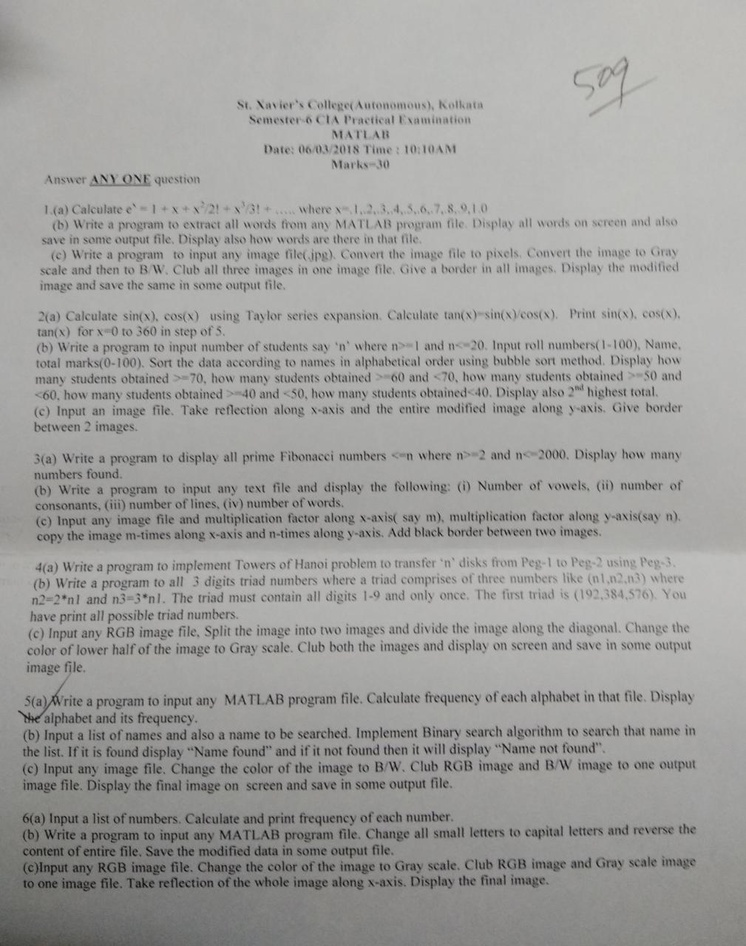
%> input picture 6th_sem/souptik_codes/matlabprograms/WhatsApp Image 2019-02-09 at 09.53.50.jpeg, 746 x 946 px, shrunk from 1009 x 1280 before the run
$ octave imagesplitx.m   (GNU Octave 9; MATLAB toolbox functions it lacks are replaced by stand-ins)
%> lines starting %> are read from the running program, lines starting %| are printed output that depends on the picture
clc;
close all;
clear all;
file1=input('\n ENter Input Image File Name ','s');
%> the answer given: WhatsApp Image 2019-02-09 at 09.53.50.jpeg
file2=input('\n Enter output Image File Name','s');
%> the answer given: out.png
file3=input('\n Enter output Image File Name','s');
%> the answer given: out.png
x=imread(file1);
%> x is the input picture: size 946x746x3 uint8; mean R, G, B 159.6, 159.3, 157.2
[r,c,d]=size(x);
%> r = 946; c = 746; d = 3
fprintf('r=%d c=%d d=%d \n',r,c,d);
%| r=946 c=746 d=3
imshow(x);
imwrite(x,file2); % writing pixels ins some output image file

r1=fix(r/2);
%> r1 = 473
y1(1:r1,1:c,1:d)=x(1:r1,1:c,1:d);
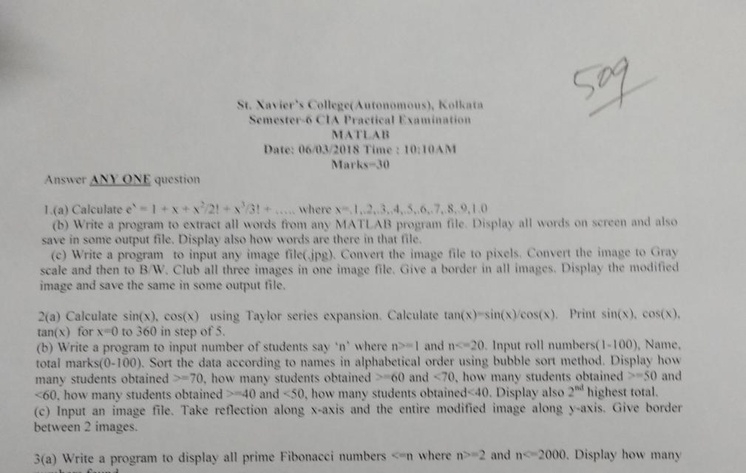
%> y1: size 473x746x3 uint8; mean R, G, B 172.2, 172, 169.8
y2(1:r-r1,1:c,1:d)=x(r1+1:r,1:c,1:d);
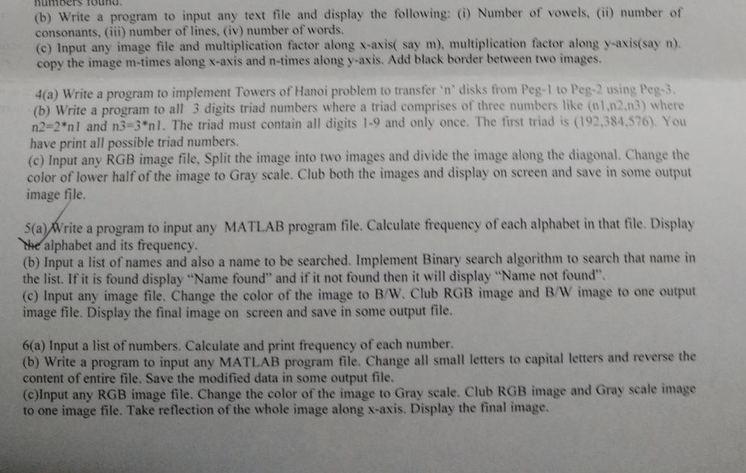
%> y2: size 473x746x3 uint8; mean R, G, B 147, 146.5, 144.5
imwrite(y1,file2);
imwrite(y2,file3);
imshow(y1);
